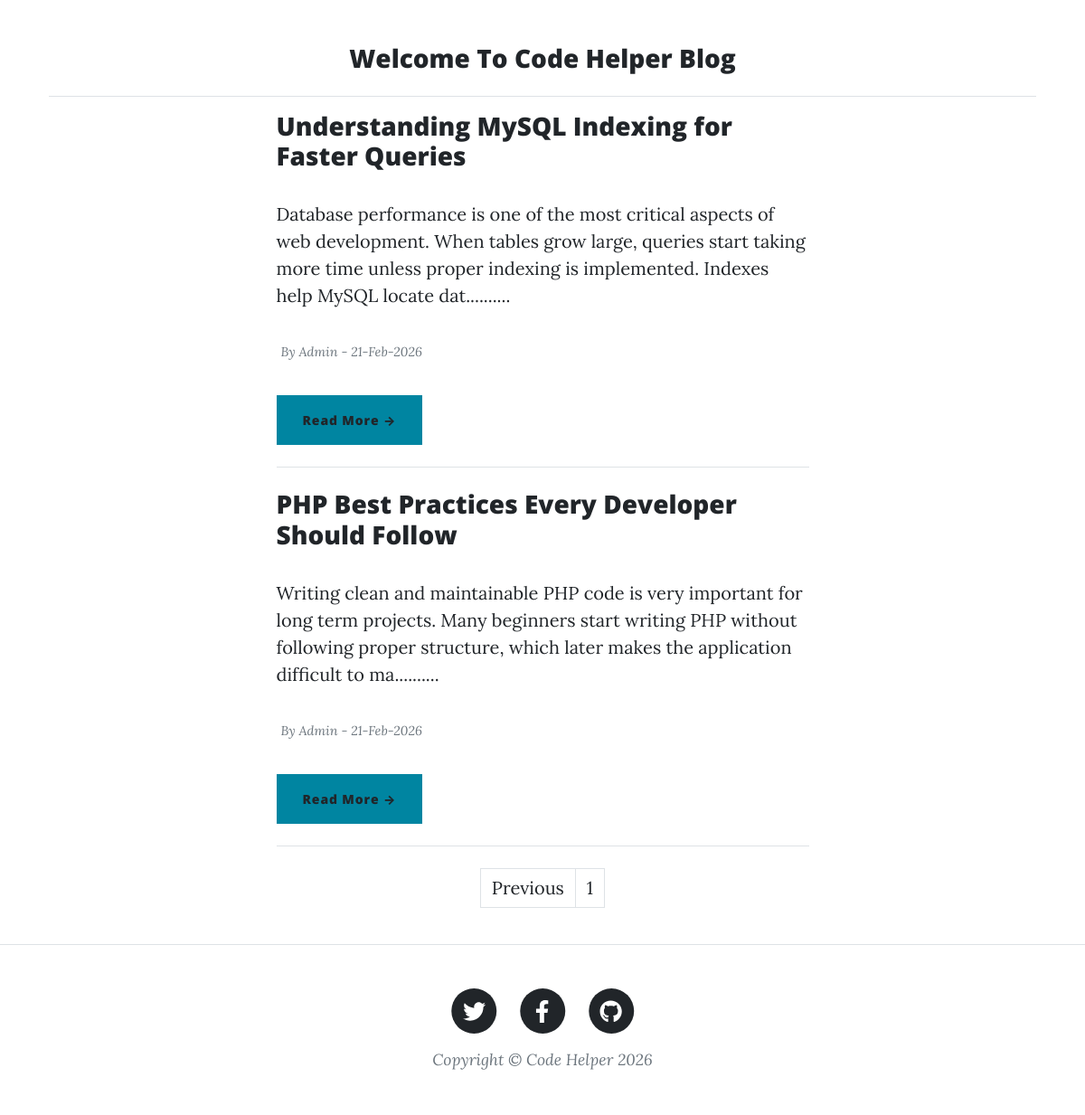
Screenshot of /blog.php?page=2 with the database file from the repository.
### tables this page shows
CREATE TABLE tbl_posts (
    id INT AUTO_INCREMENT PRIMARY KEY,
    post_header VARCHAR(255),
    post_title VARCHAR(255),
    post_content TEXT,
    post_author VARCHAR(100),
    post_slug VARCHAR(255),
    post_date DATETIME DEFAULT CURRENT_TIMESTAMP
);

### config.php (called while the page is built, shortened)
<?php
$sitename = "Code Helper";
?>

### blog.php (the view, shortened to what this page needs)
<?php
include('config.php');
?>
<!DOCTYPE html>
<html lang="en">
<head>
<link href="css/styles.css" rel="stylesheet" />
</head>
<body>
<?php
include('navbar.php');
?>
<div class="container px-4 px-lg-5 mt-4">
<div class="row gx-4 gx-lg-5 justify-content-center">
<h3 class="text-center mb-4 mt-4">Welcome To <?php echo $sitename; ?> Blog</h3>
<hr />
<div class="col-md-10 col-lg-8 col-xl-7">
<?php
$result_per_page = 3;
if (isset($_GET["page"])) {
$page = $_GET["page"];
} else {
$page = 1;
}
$start_from = ($page-1) * $result_per_page;
$sql = "SELECT * FROM tbl_posts ORDER BY id DESC LIMIT $start_from,$result_per_page";
$query = $conn->query($sql);
while ($data = $query->fetch_assoc()) {
$title = $data['post_title'];
$content = substr($data['post_content'], 0, 200);
$author = $data['post_author'];
$slug = $data['post_slug'];
$date = date_create($data['post_date']);
$df = date_format($date, "d-M-Y");
echo "<div class='post-preview'>
<h3>
$title
</h3>
<p class='post-subtitle'>
$content..........
</p>
<p class='post-meta'>
By $author - $df
</p>
<a class='btn btn-primary' href='blogpost.php?post=$slug'>Read More →</a>
</div><hr class='my-4'>";
}
?>
<?php
$psql = "SELECT COUNT(*) FROM tbl_posts";
$rs_result = $conn->query($psql);
$row = $rs_result->fetch_row();
$total_rec = $row[0];
$total_pages = ceil($total_rec / $result_per_page);
$pagLink = "";
echo "<div class = 'd-flex justify-content-center mb-4'><nav><ul class='pagination'>";
if ($page >= 2) {
$href = $page-1;
echo"
<li class='page-item'><a class='page-link' href='blog.php?page=$href'>Previous</a></li>";
}
for ($i = 1; $i < $total_pages; $i++) {
if ($i == $page) {
$pagLink .= "<li class='page-item active'><a class='page-link' href='blog.php?page=$i'>$i</a></li>";
} else {
$pagLink .= "<li class='page-item'><a class='page-link' href='blog.php?page=$i'>$i</a></li>";
}
}
echo $pagLink;
echo"</ul>
</nav>
</div>"; ?>
</div>
</div>
</div>
<?php
include('footer.php');
?>
</body>
</html>

### rows the page displays
tbl_posts: post_title "Understanding MySQL Indexing for Faster Queries", post_content "Database performance is one of the most critical aspects of web development. When tables grow large, queries start taking more time unless proper indexing is implemented. Indexes help MySQL locate dat", post_author "Admin", post_date "21-Feb-2026"
tbl_posts: post_title "PHP Best Practices Every Developer Should Follow", post_content "Writing clean and maintainable PHP code is very important for long term projects. Many beginners start writing PHP without following proper structure, which later makes the application difficult to ma", post_author "Admin", post_date "21-Feb-2026"

### other values shown
$sitename "Code Helper"
